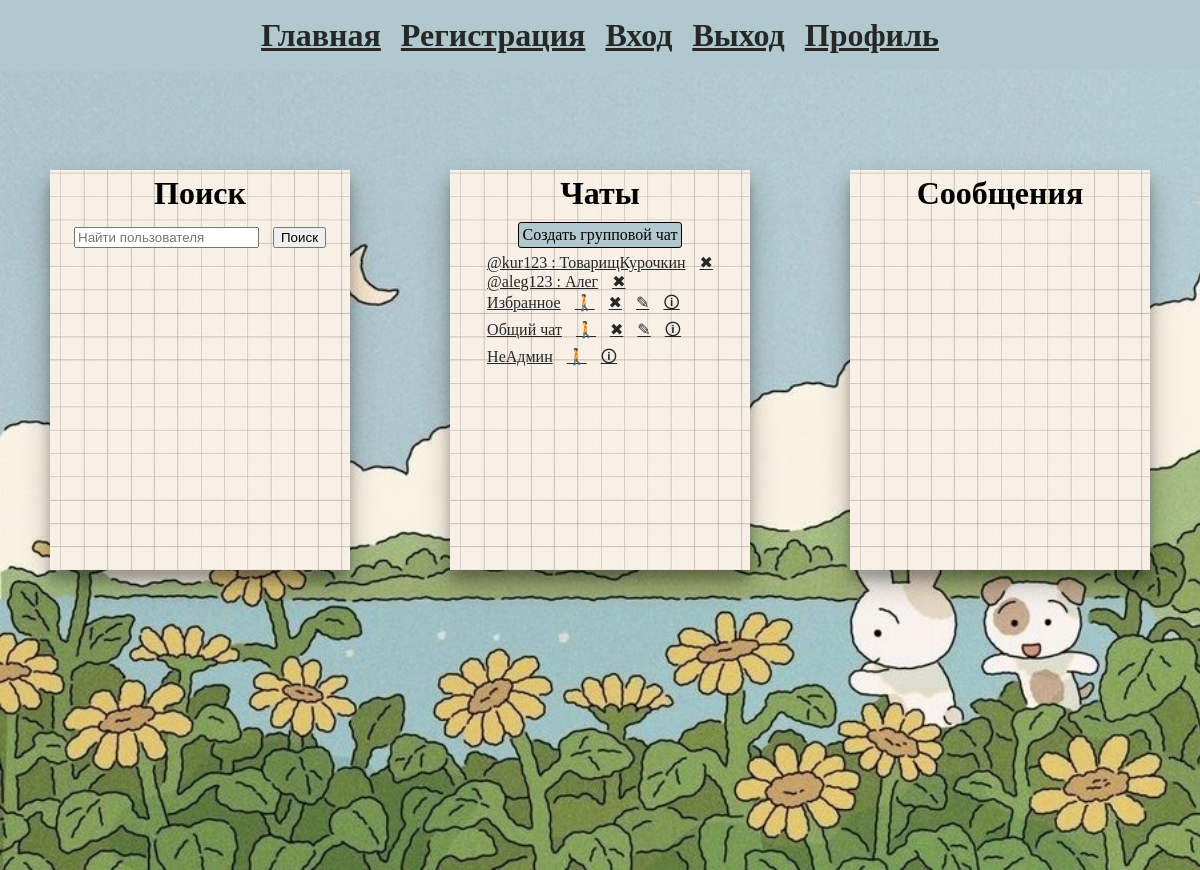
The app's page / (signed in) with its own data.
### database_setup.py (models this page shows)
class ChatParticipant(Base):
    __tablename__ = 'chat_participant'
    Id = Column(Integer, primary_key=True)
    Status = Column(Integer, nullable=False, default=0)  # 0-участник, 1-администратор
    UserId = Column(Integer, ForeignKey('user.Id'), nullable=False)
    ChatId = Column(Integer, ForeignKey('chat.Id'), nullable=False)

class Chat(Base):
    __tablename__ = 'chat'
    Id = Column(Integer, primary_key=True)
    Name = Column(String(300), nullable=False, default="")
    Type = Column(Integer, nullable=False, default=0)  # 0-личная переписка 1-общий чат
    Date = Column(DateTime, default=datetime.utcnow, nullable=False)
    Messages = relationship('Message', backref='chat', lazy=True)
    ChatParticipants = relationship('ChatParticipant', backref='chat', lazy=True)

### main.py (the view, shortened to what this page needs)
@app.route('/', methods=['POST', 'GET'])
@login_required
def index():
    user_id = current_user.Id
    user_chats = session.query(ChatParticipant).filter(ChatParticipant.UserId == str(user_id)).all()
    chats = []
    for user_chat in user_chats:
        personal_chat = session.query(ChatParticipant, Chat, User). \
            filter(and_(ChatParticipant.ChatId == user_chat.ChatId, ChatParticipant.UserId != user_id)). \
            join(Chat, and_(Chat.Id == ChatParticipant.ChatId, Chat.Type == 0)). \
            join(User, User.Id == ChatParticipant.UserId).order_by(asc(Chat.Date)).first()
        group_chat = session.query(ChatParticipant, Chat). \
            filter(and_(ChatParticipant.ChatId == user_chat.ChatId, ChatParticipant.UserId == user_id)). \
            join(Chat, and_(Chat.Id == ChatParticipant.ChatId, Chat.Type == 1)).first()
        if personal_chat:
            personal_chat.Chat.Name = "@" + str(personal_chat.User.Login) + " : " + str(personal_chat.User.Name)
            chats.append(personal_chat)
        elif group_chat:
            chats.append(group_chat)
    return render_template('index.html', chats=chats, user_id=user_id)

### main.py (called while the page is built)
@login_manager.user_loader
def load_user(user_id):
    return session.query(User).filter_by(Id=user_id).first()

### templates/index.html (shortened to what this page needs)
{% extends 'base.html' %}
{% block body %}
<div class="background_image">
    <div class="paper top_div">
        <div>
            <div class="top_div">
                <h1>Поиск</h1>
            </div>
            <form method="post">
                <input type="text" name="search" placeholder="Найти пользователя" hx-get>
                <input type="submit" value="Поиск">
            </form>
        </div>
    </div>
    <div class="paper top_div">
        <div>
            <div class="top_div">
                <h1>Чаты</h1>
            </div>
            <div class="top_div">
                <a class="mimic_button" href="/create_group_chat">Создать групповой чат</a>
            </div>
            <div class="scrolling">
                {% for chat in chats %}
                    {% if chat.Chat.Type == 0%}
                        <a href="{{ url_for('index', chat_id=chat.Chat.Id) }}">{{ chat.Chat.Name }}</a>
                        <a href="{{ url_for('delete_chat', chat_id=chat.Chat.Id) }}">✖</a>
                    {% endif %}
                    {% if chat.Chat.Type == 1 and chat.ChatParticipant.Status == 1 %}
                        <a href="{{ url_for('index', chat_id=chat.Chat.Id) }}">{{ chat.Chat.Name }}</a>
                        <a href="{{ url_for('leave_chat', user_id=user_id, group_chat_id=chat.Chat.Id) }}">🚶</a>
                        <a href="{{ url_for('delete_chat', chat_id=chat.Chat.Id) }}">✖</a>
                        <a href="{{ url_for('edit_group_chat', group_chat_id=chat.Chat.Id) }}">✎</a>
                        <a href="{{ url_for('group_chat_inf', group_chat_id=chat.Chat.Id) }}">🛈</a>
                    {% elif chat.ChatParticipant.Status == 0%}
                        <a href="{{ url_for('index', chat_id=chat.Chat.Id) }}">{{ chat.Chat.Name }}</a>
                        <a href="{{ url_for('leave_chat', user_id=user_id, group_chat_id=chat.Chat.Id) }}">🚶</a>
                        <a href="{{ url_for('group_chat_inf', group_chat_id=chat.Chat.Id) }}">🛈</a>
                    {% endif %}
                    <br>
                {% endfor %}
            </div>
        </div>
    </div>
    <div class="paper top_div">
        <div>
            {% if messages is defined %}
            <div class="top_div">
                    {% if chat.Type == 0 %}
                <a href="{{ url_for('profile', user_info=chat.Name) }}"><h1>{{ chat.Name }}</h1></a>
                    {% else %}
                <a href="{{ url_for('group_chat_inf', group_chat_id=chat.Id) }}"><h1>{{ chat.Name }}</h1></a>
                    {% endif%}
            </div>
                <br>
                <div>
                    <div class="scrolling">
                        {% for message in messages %}
                            {% if message.Message.SenderId == user_id %}
                                <div class="message my">
                                    <p>{{message.Message.Date.fromtimestamp(1576280665)}}</p>
                                    {% if message.Message.Status == 0 %}
                                        <p>{{message.Content.Text}} ✓</p>
                                    {% else %}
                                        <p>{{message.Content.Text}} ✓✓</p>
                                    {% endif %}
                                    <a href="{{ url_for('delete_message', message_id=message.Content.Id, chat_id=chat.Id) }}">✖</a>
                                </div><br>
                            {% else %}
                                <div class="message other">
                                    <a href="{{ url_for('profile', user_id=message.User.Id) }}">@ {{ message.User.Login }} : {{ message.User.Name }}</a>
                                    <p>{{message.Message.Date.fromtimestamp(1576280665)}}</p>
                                    <p>{{message.Content.Text}}</p>
                                </div><br>
                            {% endif %}
                        {% endfor %}
                    </div>
                    <div class="chat_form">
                        <form method="post">
                            <input type="text" name="message_text">
                            <input type="hidden" name="chat_id" value="{{chat.Id}}">
                            <input type="submit" value="Отправить">
                        </form>
                    </div>
                </div>
                {% else %}
                    <div class="top_div">
                        <h1>Сообщения</h1>
                    </div>
                {% endif %}
        </div>
    </div>
</div>
{% endblock %}

### static/css/main.css (style rules this page uses)
* :not(header, body, div) { margin: 5px; }
body { padding: 0; margin: 0; }
a { margin: 5px; color: #262827; }
.background_image { width:100%; height: 100vh; background-image: url('/static/images/d984c86d40a5b8ce1f6f6b13142e7229.jpg'); background-size: cover; display: flex; justify-content: center; }
.paper { margin-top: 100px; margin-left: 50px; margin-right: 50px; width: 350px; height: 400px; background-image: url('/static/images/b0039dc6a1836249a5875f4f43881648.jpg'); background-size: cover; box-shadow: 0 14px 28px rgba(0,0,0,0.25), 0 10px 10px rgba(0,0,0,0.22); position: relative; }
.top_div { display: flex; justify-content: center; }
.mimic_button { border-radius: 3px; background-color: #b1c8ce; padding: 3px; border: 1px solid #000; color: black; text-decoration: none; }
.scrolling { overflow-y: auto; max-height: 290px; }

### records on screen
ChatParticipant: Chat.Name "@kur123 : ТоварищКурочкин"
ChatParticipant: Chat.Name "@aleg123 : Алег"
ChatParticipant: Chat.Name "Избранное"
ChatParticipant: Chat.Name "Общий чат"
ChatParticipant: Chat.Name "НеАдмин"
